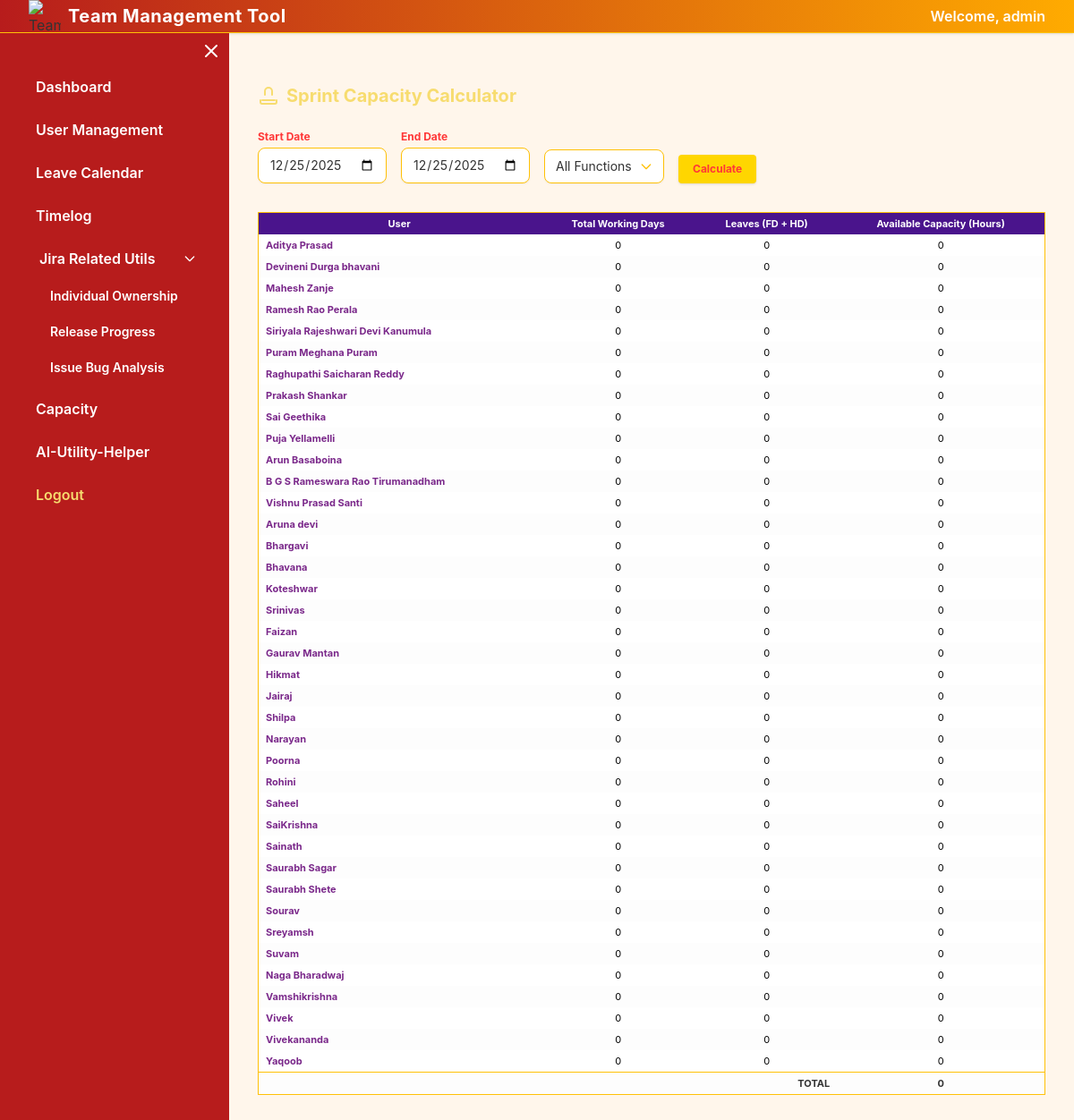
The page /sprint-capacity?start=2025-12-25&end=2025-12-25 (signed in) on the database as committed earlier.
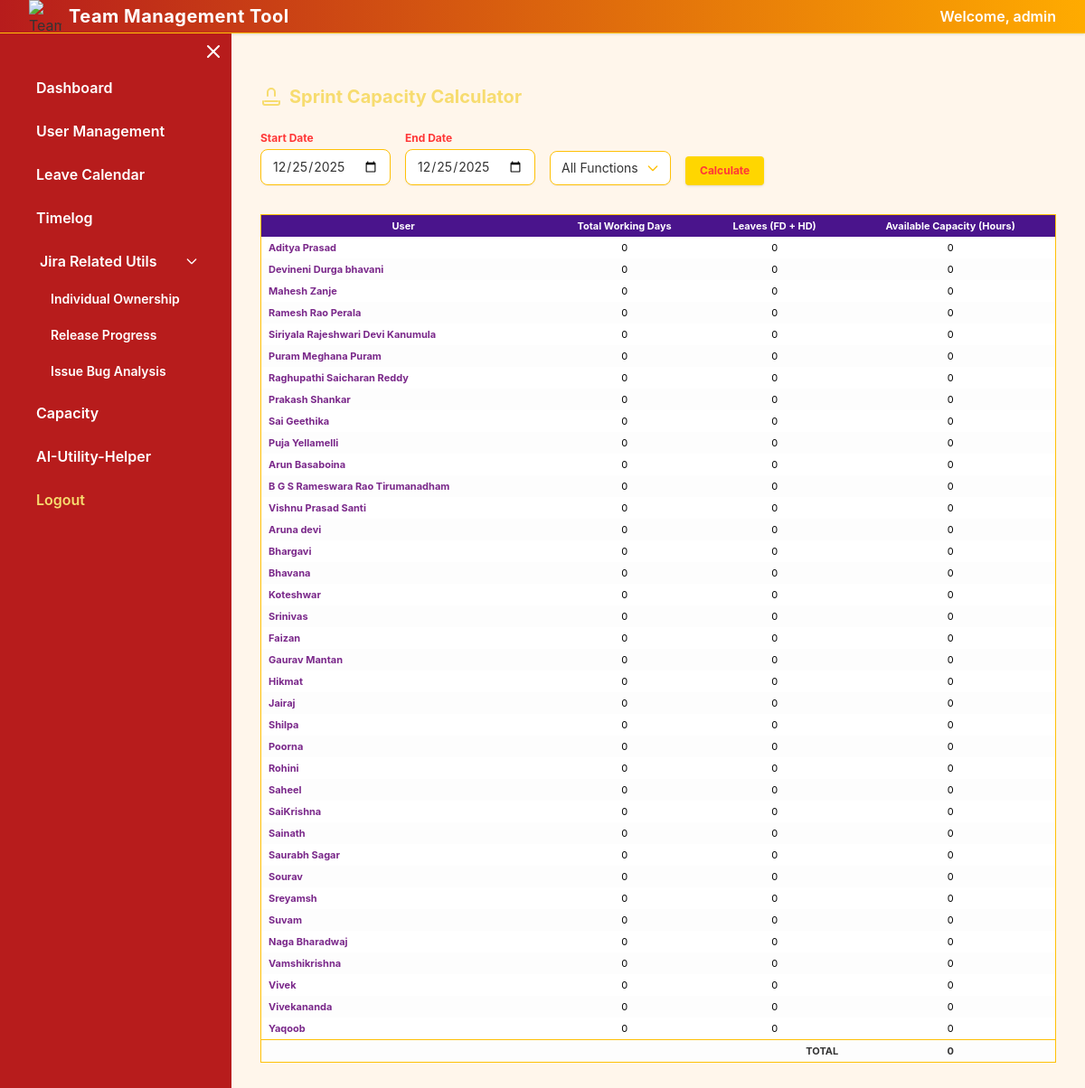
The same page on the database as committed later.
### app.py (models this page shows)
class User(db.Model):
    id = db.Column(db.Integer, primary_key=True)
    name = db.Column(db.String(100))
    email = db.Column(db.String(100))
    designation = db.Column(db.String(100))
    jira_account_id = db.Column(db.String(100))
    role = db.Column(db.String(50), default='Team Member')

### app.py (the view)
@app.route('/sprint-capacity', methods=['GET', 'POST'])
def sprint_capacity():
    users = User.query.all()
    start_date = request.form.get("start") or request.args.get("start")
    end_date = request.form.get("end") or request.args.get("end")
    selected_function = request.form.get("function") or request.args.get("function", "All")
    start = datetime.strptime(start_date, "%Y-%m-%d") if start_date else None
    end = datetime.strptime(end_date, "%Y-%m-%d") if end_date else None
    sprint_data = []
    total_capacity = 0
    if start and end and start <= end:
        holiday_dates = {h.date for h in Holiday.query.filter(
            Holiday.date >= start.date(), Holiday.date <= end.date()).all()
        }
        filtered_users = [u for u in users if selected_function == "All" or u.designation == selected_function]
        for user in filtered_users:
            working_days = [d for d in (start + timedelta(days=i) for i in range((end - start).days + 1))
                            if d.weekday() < 5 and d.date() not in holiday_dates]
            leaves = Leave.query.filter(
                Leave.user_id == user.id,
                Leave.start_date >= start.date(),
                Leave.start_date <= end.date()
            ).all()
            leave_sum = sum([1 if l.leave_type == 'FD' else 0.5 for l in leaves])
            leave_sum = min(leave_sum, len(working_days))
            available_hours = max(0, (len(working_days) - leave_sum) * 8)
            sprint_data.append({
                'user_name': user.name,
                'total_days': len(working_days),
                'leaves': leave_sum,
                'capacity_hours': available_hours
            })
            total_capacity += available_hours
    print("SPRINT DATA:", sprint_data)  # Debug print
    functions = sorted(set(u.designation for u in users if u.designation))
    return render_template("sprint_capacity.html", users=users, my_sprint_data=sprint_data,
                           total_capacity=total_capacity, start=start, end=end,
                           functions=functions, selected_function=selected_function)

### app.py (called while the page is built)
@app.before_request
def require_login():
    if 'logged_in' not in session and request.endpoint not in [
        'login', 'static', 'HelperQA_AI', 'generate_testcases', 'generate_testcases_auth',
        'timelog_today', 'users', 'export_users', 'export_timelog_links', 'mytimelogs',
        'user_timelog', 'HelperQA_AI', 'generate_testcases', 'get_jira_description',
        'analyseui', 'testcases_result', 'generate_testcases', 'generate_testcases_auth',
        'underlogged_days', 'jql_wip'  # <-- allow jql_wip without login
    ]:
        return redirect('/login')

### templates/sprint_capacity.html (shortened to what this page needs)
{% extends 'base.html' %}
{% block content %}
<h2 class="mb-6 text-xl font-bold text-upgradYellow flex items-center gap-2">
  <svg xmlns="http://www.w3.org/2000/svg" class="inline w-6 h-6 text-upgradYellow" fill="none" viewBox="0 0 24 24" stroke="currentColor"><path stroke-linecap="round" stroke-linejoin="round" stroke-width="2" d="M3 17v2a2 2 0 002 2h14a2 2 0 002-2v-2M16 11V7a4 4 0 10-8 0v4M5 17h14" /></svg>
  Sprint Capacity Calculator
</h2>
<form method="GET" class="mb-6 flex flex-wrap gap-4 items-end">
  <div>
    <label class="block text-xs font-bold text-upgradRed mb-1">Start Date</label>
    <input type="date" name="start" class="block w-36 rounded-lg border border-upgradAccent bg-white px-3 py-2 text-sm shadow-sm focus:border-upgradRed focus:ring-2 focus:ring-upgradYellow focus:outline-none transition-all duration-150" value="{{ start.strftime('%Y-%m-%d') if start else '' }}" required>
  </div>
  <div>
    <label class="block text-xs font-bold text-upgradRed mb-1">End Date</label>
    <input type="date" name="end" class="block w-36 rounded-lg border border-upgradAccent bg-white px-3 py-2 text-sm shadow-sm focus:border-upgradRed focus:ring-2 focus:ring-upgradYellow focus:outline-none transition-all duration-150" value="{{ end.strftime('%Y-%m-%d') if end else '' }}" required>
  </div>
  <div class="relative">
    <select name="function" class="block w-full rounded-lg border border-upgradAccent bg-white px-3 py-2 text-sm shadow-sm focus:border-upgradRed focus:ring-2 focus:ring-upgradYellow focus:outline-none transition-all duration-150 appearance-none pr-8">
      <option value="All" {% if selected_function == 'All' %}selected{% endif %}>All Functions</option>
    </select>
    <span class="pointer-events-none absolute right-3 top-1/2 transform -translate-y-1/2 text-upgradAccent">
    </span>
  </div>
  <div>
    <button type="submit" class="px-4 py-2 bg-upgradYellow hover:bg-upgradAccent text-upgradRed text-xs font-bold rounded shadow">Calculate</button>
  </div>
</form>
<div class="overflow-x-auto mt-8">
  <table class="min-w-[500px] w-full bg-white rounded-lg border border-upgradAccent text-xs text-center">
    <thead class="bg-upgradPurple text-white">
      <tr>
        <th class="py-2 px-3 font-bold">User</th>
        <th class="py-2 px-3 font-bold">Total Working Days</th>
        <th class="py-2 px-3 font-bold">Leaves (FD + HD)</th>
        <th class="py-2 px-3 font-bold">Available Capacity (Hours)</th>
      </tr>
    </thead>
    <tbody>
      {% for entry in my_sprint_data %}
      <tr>
        <td class="py-2 px-3 text-left font-bold text-upgradPurple">{{ entry.user_name }}</td>
        <td class="py-2 px-3 text-black">{{ entry.total_days }}</td>
        <td class="py-2 px-3 text-black">{{ entry.leaves }}</td>
        <td class="py-2 px-3 text-black">{{ entry.capacity_hours }}</td>
      </tr>
      {% endfor %}
      <tr class="border-t border-upgradAccent font-bold bg-upgradLight">
        <td colspan="3" class="py-2 px-3 text-end">TOTAL</td>
        <td class="py-2 px-3">{{ total_capacity }}</td>
      </tr>
    </tbody>
  </table>
</div>
{% endblock %}

### templates/base.html (shortened to what this page needs)
<!DOCTYPE html>
<html lang="en">
<head>
  <script src="https://cdn.tailwindcss.com"></script>
  <link rel="stylesheet" href="/static/main.min.css" />
  <link rel="stylesheet" href="https://cdnjs.cloudflare.com/ajax/libs/github-markdown-css/5.2.0/github-markdown-light.min.css" />
</head>
<body x-data="{sidebarOpen: window.innerWidth >= 768}" class="bg-upgradLight min-h-screen overflow-x-hidden">
<nav class="bg-gradient-to-r from-upgradRed to-upgradAccent shadow border-b border-upgradAccent">
  <div class="max-w-7xl mx-auto px-4 sm:px-6 lg:px-8">
    <div class="flex items-center w-full justify-between">
      <div class="flex items-center">
        <img src="https://img.icons8.com/color/48/000000/teamwork--v2.png" alt="Team Management Logo" class="h-9 w-9 mr-2 inline-block align-middle" style="object-fit:contain;" />
        <span class="text-white font-bold text-xl tracking-wide whitespace-nowrap hidden md:inline">Team Management Tool</span>
      </div>
      {% if session.get('logged_in') %}
        <span class="text-white font-semibold hidden md:inline ml-4">Welcome, {{ session.get('username', 'admin') }}</span>
      {% endif %}
    </div>
  </div>
</nav>
<div class="md:flex">
  <div id="sidebar"
       class="flex-shrink-0"
       :class="[
         sidebarOpen ? 'w-56 md:w-64 p-4 md:block' : 'w-16 p-2 md:block',
         'bg-upgradRed text-white h-screen sticky top-0 transition-all duration-300'
       ]">
    <button class="absolute right-2 top-2 text-white" @click="sidebarOpen = !sidebarOpen">
      <svg x-show="sidebarOpen" xmlns="http://www.w3.org/2000/svg" fill="none" viewBox="0 0 24 24" stroke="currentColor" class="w-6 h-6"><path stroke-linecap="round" stroke-linejoin="round" stroke-width="2" d="M6 18L18 6M6 6l12 12" /></svg>
    </button>
    <nav class="flex-1 px-2 py-6" :class="sidebarOpen ? '' : 'px-0 py-2'">
      <ul class="space-y-2" :class="sidebarOpen ? '' : 'space-y-0'">
        {% if session.get('logged_in') %}
        <li><a href="/dashboard" class="block px-3 py-2 rounded text-white hover:bg-upgradAccent {{ 'bg-upgradRed' if request.path.startswith('/dashboard') else '' }} font-semibold"><span x-show="sidebarOpen">Dashboard</span></a></li>
        <li><a href="/users" class="block px-3 py-2 rounded text-white hover:bg-upgradAccent {{ 'bg-upgradRed' if request.path.startswith('/users') else '' }} font-semibold"><span x-show="sidebarOpen">User Management</span></a></li>
        <li><a href="/leave-calendar" class="block px-3 py-2 rounded text-white hover:bg-upgradAccent {{ 'bg-upgradRed' if request.path.startswith('/leave-calendar') else '' }} font-semibold"><span x-show="sidebarOpen">Leave Calendar</span></a></li>
        <li><a href="/timelog" class="block px-3 py-2 rounded text-white hover:bg-upgradAccent {{ 'bg-upgradRed' if request.path.startswith('/timelog') and not request.path.startswith('/timelog-today') else '' }} font-semibold"><span x-show="sidebarOpen">Timelog</span></a></li>
        <li x-data="{jiraUtilsOpen: true}" class="mt-4">
          <button @click="jiraUtilsOpen = !jiraUtilsOpen" class="w-full text-left px-3 py-2 rounded text-white hover:bg-upgradAccent font-semibold flex items-center justify-between">
            <div class="flex items-center">
              <span x-show="sidebarOpen">Jira Related Utils</span>
            </div>
            <svg x-show="sidebarOpen" :class="{'transform -rotate-90': !jiraUtilsOpen}" class="w-4 h-4 transition-transform duration-200" fill="none" stroke="currentColor" viewBox="0 0 24 24" xmlns="http://www.w3.org/2000/svg">
              <path stroke-linecap="round" stroke-linejoin="round" stroke-width="2" d="M19 9l-7 7-7-7"></path>
            </svg>
          </button>
          <ul x-show="jiraUtilsOpen && sidebarOpen" x-collapse class="ml-4 mt-1 space-y-1">
            <li><a href="/jql-wip" class="block px-3 py-2 rounded text-white hover:bg-upgradAccent {{ 'bg-upgradRed' if request.path.startswith('/jql-wip') else '' }} font-semibold text-sm">Individual Ownership</a></li>
            <li><a href="/jira-export-analysis" class="block px-3 py-2 rounded text-white hover:bg-upgradAccent {{ 'bg-upgradRed' if request.path.startswith('/jira-export-analysis') else '' }} font-semibold text-sm">Release Progress</a></li>
            <li><a href="/release-blocker-analysis" class="block px-3 py-2 rounded text-white hover:bg-upgradAccent {{ 'bg-upgradRed' if request.path.startswith('/release-blocker-analysis') else '' }} font-semibold text-sm">Issue Bug Analysis</a></li>
          </ul>
        </li>
        <li><a href="/capacity" class="block px-3 py-2 rounded text-white hover:bg-upgradAccent {{ 'bg-upgradRed' if request.path.startswith('/capacity') else '' }} font-semibold"><span x-show="sidebarOpen">Capacity</span></a></li>
        <li><a href="{{ url_for('HelperQA_AI') }}" class="block px-3 py-2 rounded text-white hover:bg-upgradAccent font-semibold"><span x-show="sidebarOpen">AI-Utility-Helper</span></a></li>
        <li><a href="/logout" class="block px-3 py-2 rounded text-upgradYellow hover:text-white font-semibold flex items-center"><span x-show="sidebarOpen">Logout</span></a></li>
        {% endif %}
      </ul>
    </nav>
  </div>
  <div class="flex-1 pt-8 transition-all duration-300 min-h-screen">
    <div class="max-w-7xl mx-auto px-2 sm:px-6 lg:px-8 mt-6">
      {% block content %}{% endblock %}
    </div>
  </div>
</div>
</body>
</html>

### templates/base.html (style rules this page uses)
table, th, td { font-size: 11px; padding: 4px 8px !important; }
h2 { font-size: 17px; margin-bottom: 8px; }
tr:nth-child(even) { background-color: #fdfdfd; }

### templates/sprint_capacity.html (style rules this page uses)
body { background-color: #FFF6EB; }
.bg-upgradLight { background-color: #FFF6EB; }
.text-upgradRed { color: #FF3737; }
.text-upgradYellow { color: #F7DC6F; }
.text-upgradPurple { color: #7A288A; }
.text-upgradAccent { color: #FFC107; }
.border-upgradAccent { border-color: #FFC107; }

Rows that differ between the two databases and show on the page:
removed User: user_name "Narayan", total_days "0", leaves "0", capacity_hours "0"
removed User: user_name "Saurabh Shete", total_days "0", leaves "0", capacity_hours "0"
